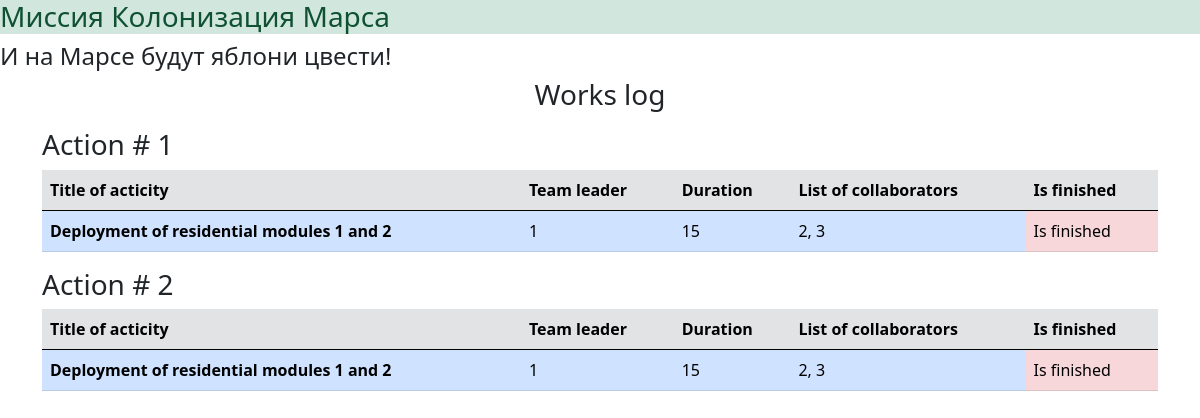
The page / on the database its author committed.
### data/jobs.py (models this page shows)
class Jobs(SqlAlchemyBase):
    __tablename__ = 'jobs'
    user = orm.relationship('User')
    id = sqlalchemy.Column(sqlalchemy.Integer,
                           primary_key=True, autoincrement=True)
    team_leader = sqlalchemy.Column(sqlalchemy.Integer,
                                    sqlalchemy.ForeignKey("users.id"))
    job = sqlalchemy.Column(sqlalchemy.String, nullable=True)
    work_size = sqlalchemy.Column(sqlalchemy.Integer, nullable=True)
    collaborators = sqlalchemy.Column(sqlalchemy.String, nullable=True)
    start_date = sqlalchemy.Column(sqlalchemy.DateTime,
                                   default=datetime.datetime.now())
    end_date = sqlalchemy.Column(sqlalchemy.DateTime,
                                 default=datetime.datetime.now())
    is_finished = sqlalchemy.Column(sqlalchemy.Boolean)

### main.py (the view)
@app.route('/')
def works_log():
    db_sess = db_session.create_session()
    content = db_sess.query(Jobs).all()
    return render_template('index.html', data=list(content))

### data/db_session.py (called while the page is built)
def create_session() -> Session:
    global __factory
    return __factory()

### templates/index.html
{% extends "base.html" %}
{% block content %}
<h3><p align="center">Works log</p></h3>
{% for item in data %}
<h3>Action # {{item["id"]}}</h3>
    <table class="table">
  <thead class="table-secondary">
    <tr>
      <th scope="col">Title of acticity</th>
      <th scope="col">Team leader</th>
      <th scope="col">Duration</th>
      <th scope="col">List of collaborators</th>
        <th scope="col">Is finished</th>
    </tr>
  </thead>
  <tbody>
    <tr class="danger">
      <th scope="row" class="table-primary">{{item["job"].capitalize()}}</th>
      <td class="table-primary">{{item["team_leader"]}}</td>
      <td class="table-primary">{{item["work_size"]}}</td>
      <td class="table-primary">{{item["collaborators"]}}</td>
      <td class="table-danger">{{'Is not finished' if item["is_finished"] else 'Is finished'}}</td>
    </tr>
  </tbody>
</table>
{% endfor %}
{% endblock %}

### templates/base.html (shortened to what this page needs)
<!DOCTYPE html>
<html lang="en">
<head>
    <link rel="stylesheet"
          href="https://cdn.jsdelivr.net/npm/bootstrap@5.0.0-beta1/dist/css/bootstrap.min.css"
>
</head>
<body>
<header>
    <div class="alert-success", role="alert">
        <h3>Миссия Колонизация Марса</h3>
    </div>
    <h4>И на Марсе будут яблони цвести!</h4>
</header>
<main role="main" class="container">
    {% block content %}{% endblock %}
</main>
</body>
</html>

### rows shown on the page
Jobs: id "1", job "Deployment of residential modules 1 and 2", team_leader "1", work_size "15", collaborators "2, 3", is_finished "Is finished"
Jobs: id "2", job "Deployment of residential modules 1 and 2", team_leader "1", work_size "15", collaborators "2, 3", is_finished "Is finished"
